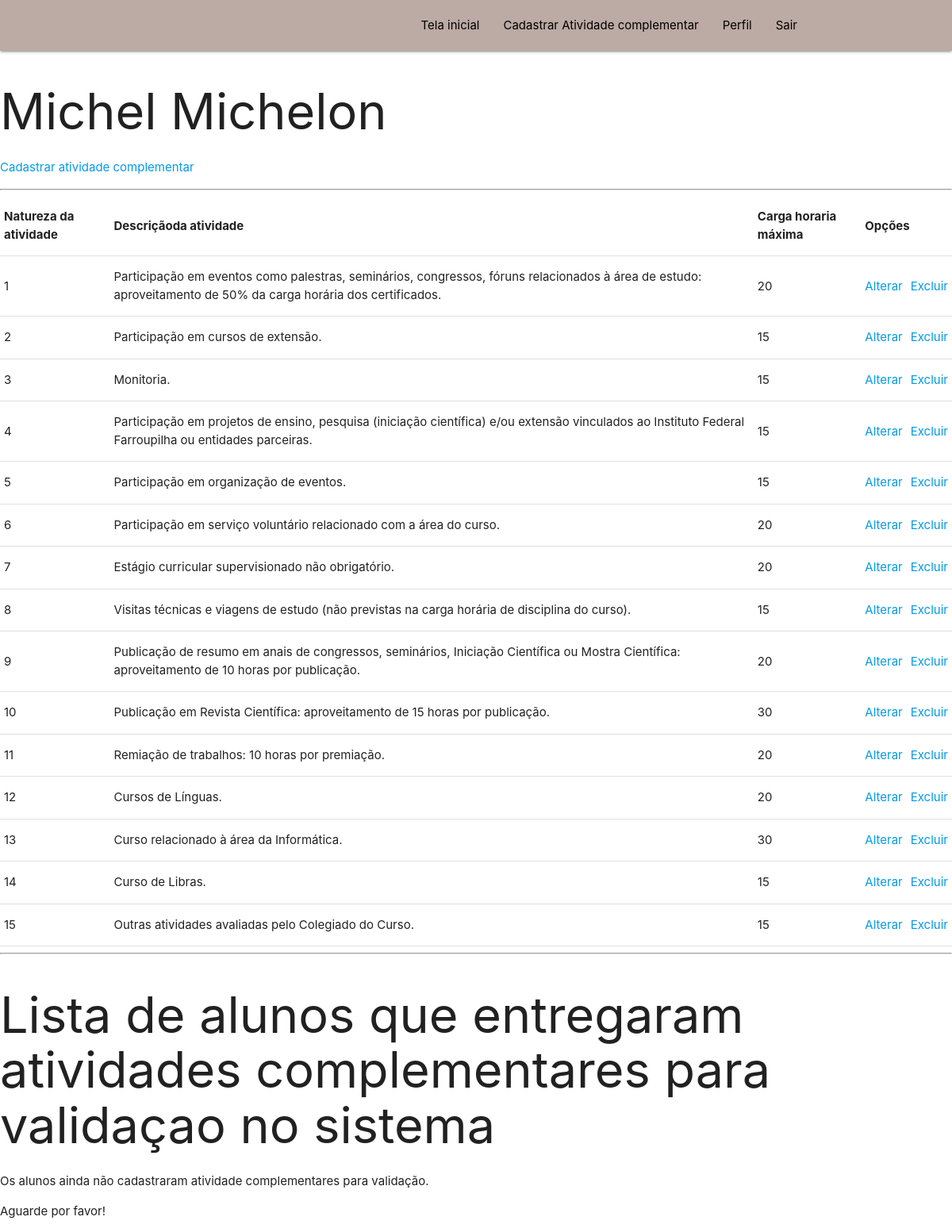
Screenshot of /inicialCoordenador.php (signed in) with the database file from the repository.
### tables this page shows
CREATE TABLE IF NOT EXISTS `atividade_complementar` (
  `id_atividade_complementar` int NOT NULL AUTO_INCREMENT,
  `natureza` int DEFAULT NULL,
  `descricao` text,
  `carga_horaria_maxima` int DEFAULT NULL,
  `id_curso` int DEFAULT NULL,
  PRIMARY KEY (`id_atividade_complementar`),
  KEY `fk_curso_atividade_complementar` (`id_curso`)
);

### conecta.php (called while the page is built, shortened)
<?php
function excutarSQL($mysql, $sql)
{
    $resultado = mysqli_query($mysql, $sql);
    return $resultado;
}

### inicialCoordenador.php (the view, shortened to what this page needs)
<?php
require_once "conecta.php";
$mysql = conectar();
?>
<!DOCTYPE html>
<html lang="pt-br">
<head>
    <link type="text/css" rel="stylesheet" href="materialize/css/materialize.min.css" media="screen,projection" />
</head>
<body>
    <?php require_once "boasPraticas/headerNav.php"; ?>
    <main>
        <h1><?php echo $_SESSION['coordenador'][0]; ?></h1>
        <p><a href="crudAtividade/formcadAtividade.php">Cadastrar atividade complementar</a></p>
        <hr>
        <?php
        $sql = "SELECT * FROM atividade_complementar WHERE id_curso = " . $_SESSION['coordenador'][2];
        $resultado = mysqli_query($mysql, $sql);
        if ($mysql->error) {
            die("Falha ao listar os itens!" . $mysql->error);
        } else {
            $quantidade = $resultado->num_rows;
            if ($quantidade == 0) {
                echo "Você não tem atividade complementar cadastradas no sistema!";
            } else {
        ?>
                <table border="1" id="tabela">
                    <thead>
                        <tr>
                            <th>Natureza da atividade</th>
                            <th>Descriçãoda atividade</th>
                            <th>Carga horaria máxima</th>
                            <th colspan=3>Opções</th>
                        </tr>
                    </thead>
                    <tbody>
                        <?php
                        while ($dados = mysqli_fetch_assoc($resultado)) {
                            echo '<tr>';
                            echo '<td>' . $dados['natureza'] . '</td>';
                            echo '<td>' . $dados['descricao'] . '</td>';
                            echo '<td>' . $dados['carga_horaria_maxima'] . '</td>';
                            echo '<td> <a href="crudAtividade/formeditAtividade.php?id=' . $dados['id_atividade_complementar'] . '"> Alterar </a> </td>';
                            echo '<td> <a href="crudAtividade/excluirAtividade?id=' . $dados['id_atividade_complementar'] . '"> Excluir </a> </td>';
                            echo '</tr>';
                        }
                        ?>
                    </tbody>
                </table>
        <?php
            }
        }
        echo '<hr>';
        echo '<h1>Lista de alunos que entregaram atividades complementares para validaçao no sistema </h1>';
        $sql1 = "SELECT DISTINCT
        a.id_aluno,
        a.nome,
        a.matricula
        FROM aluno a
        INNER JOIN coordenador_curso cc
        ON a.id_curso = " . $_SESSION['coordenador'][2] . " AND cc.id_curso = " . $_SESSION['coordenador'][2] . "
        INNER JOIN entrega_atividade ea
        ON a.id_aluno = ea.id_aluno
        ;";
        $resultado1 = excutarSQL($mysql, $sql1);
        if ($mysql->error) {
            die("Falha ao unir as informações! " . $mysql->error);
        } else {
            $quantidade1 = $resultado1->num_rows;
            if ($quantidade1 == 0) {
                echo "<p>Os alunos ainda não cadastraram atividade complementares para validação. </p>";
                echo "<p>Aguarde por favor!</p>";
            }
        }
        ?>
    </main>
</body>
</html>

### rows the page displays
atividade_complementar: natureza "1", descricao "Participação em eventos como palestras, seminários, congressos, fóruns relacionados à área de estudo: aproveitamento de 50% da carga horária dos certificados.", carga_horaria_maxima "20"
atividade_complementar: natureza "2", descricao "Participação em cursos de extensão.", carga_horaria_maxima "15"
atividade_complementar: natureza "3", descricao "Monitoria.", carga_horaria_maxima "15"
atividade_complementar: natureza "4", descricao "Participação em projetos de ensino, pesquisa (iniciação científica) e/ou extensão vinculados ao Instituto Federal Farroupilha ou entidades parceiras.", carga_horaria_maxima "15"
atividade_complementar: natureza "5", descricao "Participação em organização de eventos.", carga_horaria_maxima "15"
atividade_complementar: natureza "6", descricao "Participação em serviço voluntário relacionado com a área do curso.", carga_horaria_maxima "20"
atividade_complementar: natureza "7", descricao "Estágio curricular supervisionado não obrigatório.", carga_horaria_maxima "20"
atividade_complementar: natureza "8", descricao "Visitas técnicas e viagens de estudo (não previstas na carga horária de disciplina do curso).", carga_horaria_maxima "15"
atividade_complementar: natureza "9", descricao "Publicação de resumo em anais de congressos, seminários, Iniciação Científica ou Mostra Científica: aproveitamento de 10 horas por publicação.", carga_horaria_maxima "20"
atividade_complementar: natureza "10", descricao "Publicação em Revista Científica: aproveitamento de 15 horas por publicação.", carga_horaria_maxima "30"
atividade_complementar: natureza "11", descricao "Remiação de trabalhos: 10 horas por premiação.", carga_horaria_maxima "20"
atividade_complementar: natureza "12", descricao "Cursos de Línguas.", carga_horaria_maxima "20"
atividade_complementar: natureza "13", descricao "Curso relacionado à área da Informática.", carga_horaria_maxima "30"
atividade_complementar: natureza "14", descricao "Curso de Libras.", carga_horaria_maxima "15"
atividade_complementar: natureza "15", descricao "Outras atividades avaliadas pelo Colegiado do Curso.", carga_horaria_maxima "15"

### other values shown
$_SESSION['coordenador'][0] "Michel Michelon"
